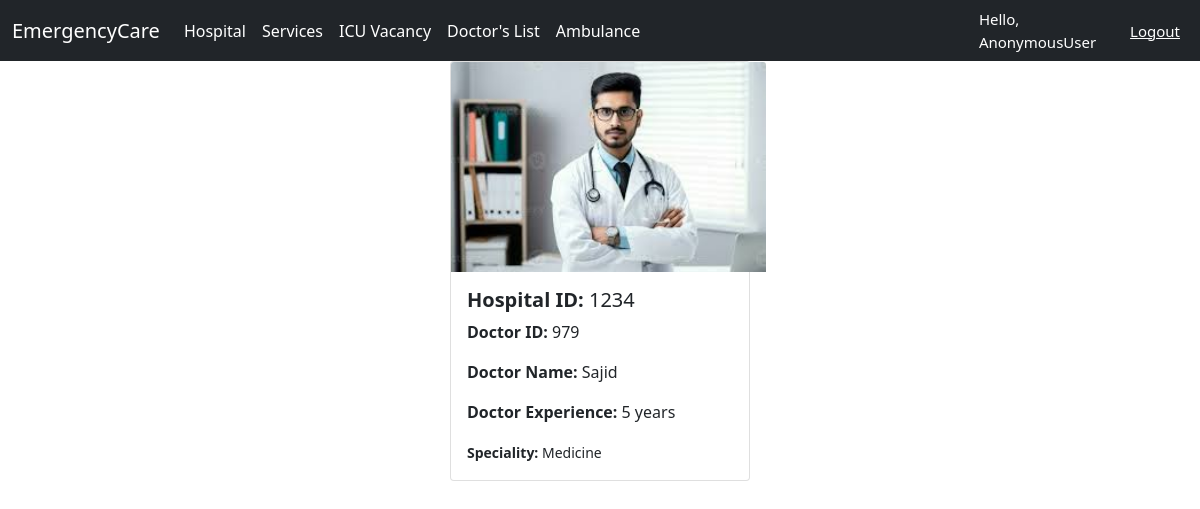
Before: /DoctorList/1 with the older database file.
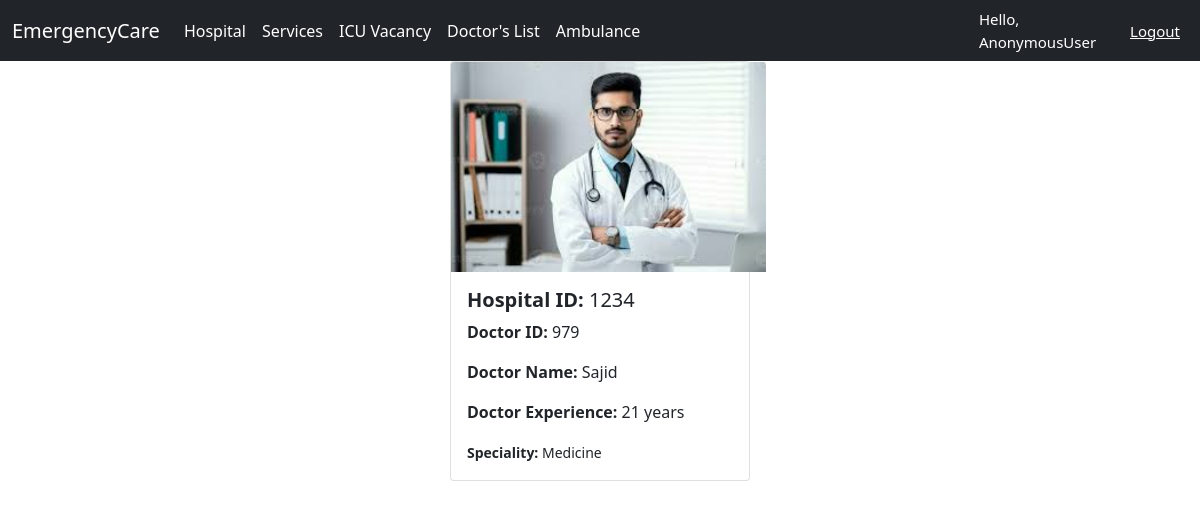
After: the same page with the newer database file.
### Location/models.py (models this page shows, shortened)
class DoctorList(models.Model):
    H_ID = models.ForeignKey(Hospital, on_delete=models.CASCADE, blank=True, null=True)
    D_ID = models.CharField(max_length=200, blank=True, null=True)
    D_Name = models.CharField(max_length=200, blank=True, null=True)
    D_Experience = models.CharField(max_length=200, blank=True, null=True)
    D_Speciality = models.CharField(max_length=200, blank=True, null=True)
    status_availabilty = (
       ('Available','Available'),
        ('Not Available', 'Not Available'),
    )
    Availability = models.CharField(max_length=100, choices=status_availabilty,blank=True,null=True)
    image = models.ImageField(upload_to='images/', blank=True, null=True, default='images/default.jpg')

class Hospital(models.Model):
    H_ID = models.CharField(max_length=200)
    H_name = models.CharField(max_length=200)
    Co_ordinate = models.ForeignKey(Location, on_delete=models.CASCADE)
    image = models.ImageField(upload_to='images/',blank=True, null=True, default='images/default.jpg')
    def __str__(self):
        return self.H_ID

### Location/views.py (the view)
# urls.py: path('DoctorList/<str:id>', l_views.doctordetails, name='DoctorDetails'),
def doctordetails(request, id):
    doctorlist = DoctorList.objects.get(pk=id)
    context = {
       'doctorlist': doctorlist,
    }
    return render(request, template_name='hospital/DoctorDetails.html', context=context)

### templates/hospital/DoctorDetails.html
 {% extends 'hospital/DoctorList.html' %}
 {% block content %}
 {% load static %}
<div class="card mb-3 col-md-3"
     style = "display: block;
     margin-left: auto;
     margin-right: auto">
  {% if doctorlist.image %}
 <img src = "{{doctorlist.image.url}}" class = "card-img-top" alt="..." style="height: 210px; width: 315px;">
{% endif %}
 <div class="card-body">
  <h5 class="card-title"><b>Hospital ID:</b> {{doctorlist.H_ID}}</h5>
  <p class="card-text"><b>Doctor ID:</b> {{doctorlist.D_ID}}</p>
     <p class="card-text"><b>Doctor Name:</b> {{doctorlist.D_Name}}</p>
     <p class="card-text"><b>Doctor Experience:</b> {{doctorlist.D_Experience}}</p>
  <p class="card-text"><small class = "text-body-secondary"><b>Speciality:</b> {{doctorlist.D_Speciality}}</small></p>
</div>
</div>
 {% endblock %}

Changed rows visible on the page:
changed DoctorList "Sajid": D_Experience "5 years" → "21 years"
